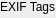
<?xml version="1.0" encoding="UTF-8"?>
<ui version="4.0">
 <class>ImageInfoOverlay</class>
 <widget class="QWidget" name="ImageInfoOverlay">
  <property name="geometry">
   <rect>
    <x>0</x>
    <y>0</y>
    <width>280</width>
    <height>145</height>
   </rect>
  </property>
  <property name="sizePolicy">
   <sizepolicy hsizetype="Fixed" vsizetype="MinimumExpanding">
    <horstretch>0</horstretch>
    <verstretch>0</verstretch>
   </sizepolicy>
  </property>
  <property name="minimumSize">
   <size>
    <width>280</width>
    <height>0</height>
   </size>
  </property>
  <property name="maximumSize">
   <size>
    <width>280</width>
    <height>16777215</height>
   </size>
  </property>
  <property name="windowTitle">
   <string notr="true"/>
  </property>
  <property name="accessibleName">
   <string notr="true"/>
  </property>
  <layout class="QVBoxLayout" name="verticalLayout">
   <property name="spacing">
    <number>0</number>
   </property>
   <property name="sizeConstraint">
    <enum>QLayout::SetFixedSize</enum>
   </property>
   <property name="leftMargin">
    <number>0</number>
   </property>
   <property name="topMargin">
    <number>0</number>
   </property>
   <property name="rightMargin">
    <number>0</number>
   </property>
   <property name="bottomMargin">
    <number>4</number>
   </property>
   <item>
    <widget class="QWidget" name="header" native="true">
     <property name="sizePolicy">
      <sizepolicy hsizetype="Preferred" vsizetype="Preferred">
       <horstretch>0</horstretch>
       <verstretch>0</verstretch>
      </sizepolicy>
     </property>
     <property name="accessibleName">
      <string>OverlayHeaderWidget</string>
     </property>
     <layout class="QHBoxLayout" name="horizontalLayout">
      <property name="spacing">
       <number>0</number>
      </property>
      <property name="leftMargin">
       <number>0</number>
      </property>
      <property name="topMargin">
       <number>0</number>
      </property>
      <property name="rightMargin">
       <number>0</number>
      </property>
      <property name="bottomMargin">
       <number>0</number>
      </property>
      <item>
       <widget class="IconWidget" name="headerIcon" native="true">
        <property name="accessibleName">
         <string notr="true">OverlayHeaderIcon</string>
        </property>
       </widget>
      </item>
      <item>
       <widget class="QLabel" name="label">
        <property name="sizePolicy">
         <sizepolicy hsizetype="Preferred" vsizetype="Preferred">
          <horstretch>1</horstretch>
          <verstretch>0</verstretch>
         </sizepolicy>
        </property>
        <property name="text">
         <string>EXIF Tags</string>
        </property>
       </widget>
      </item>
      <item>
       <widget class="IconButton" name="closeButton" native="true">
        <property name="accessibleName">
         <string notr="true">OverlayHeaderButton</string>
        </property>
       </widget>
      </item>
     </layout>
    </widget>
   </item>
   <item>
    <layout class="QVBoxLayout" name="entryLayout">
     <property name="spacing">
      <number>0</number>
     </property>
     <property name="sizeConstraint">
      <enum>QLayout::SetFixedSize</enum>
     </property>
    </layout>
   </item>
  </layout>
 </widget>
 <customwidgets>
  <customwidget>
   <class>IconButton</class>
   <extends>QWidget</extends>
   <header>gui/customWidgets/IconButton.h</header>
   <container>1</container>
  </customwidget>
  <customwidget>
   <class>IconWidget</class>
   <extends>QWidget</extends>
   <header>gui/customWidgets/IconWidget.h</header>
   <container>1</container>
  </customwidget>
 </customwidgets>
 <resources/>
 <connections/>
</ui>
